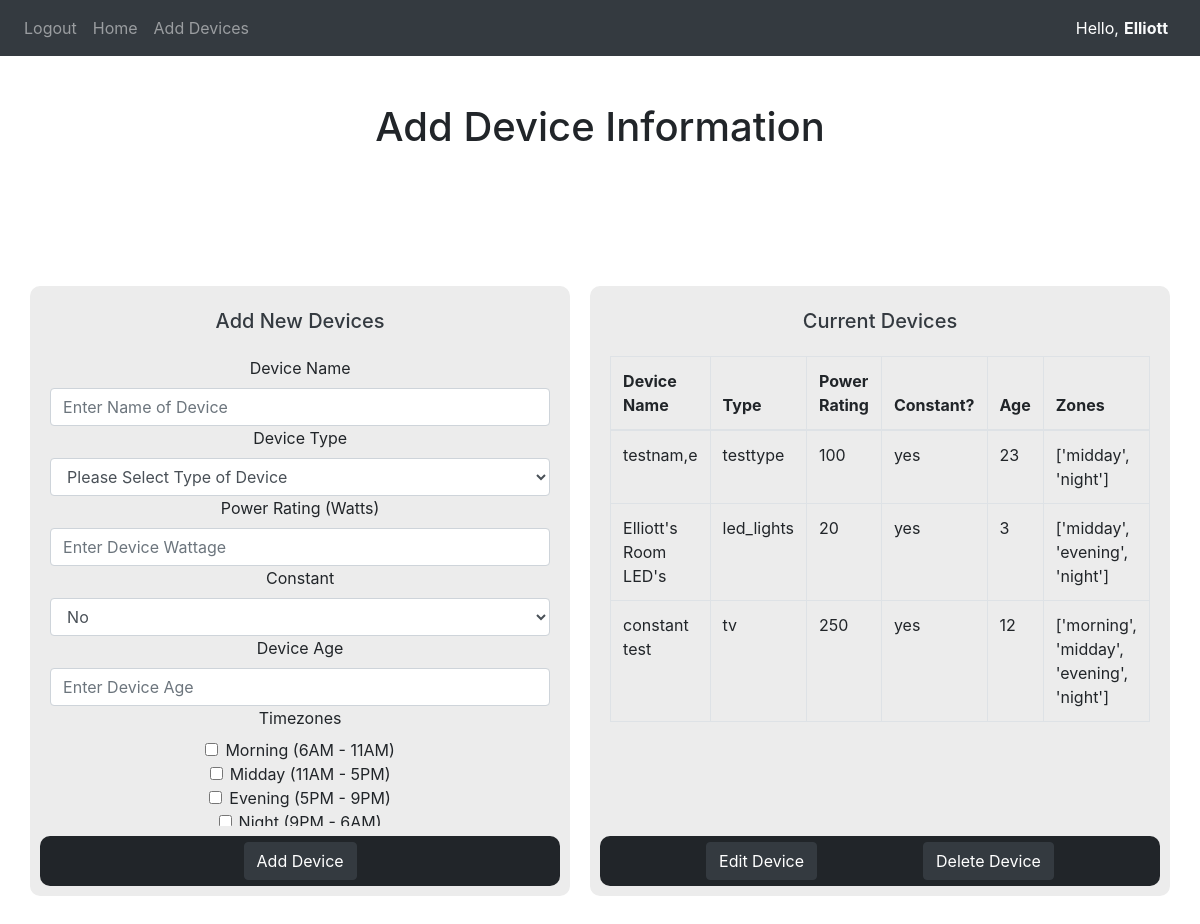
The app's page /getUserData (signed in) with its own data.
### website/models.py (models this page shows)
class User(db.Model, UserMixin):
    id = db.Column(db.Integer, primary_key=True)
    email = db.Column(db.String(150), unique=True)
    password = db.Column(db.String(500))
    firstName = db.Column(db.String(150))
    csv_data = db.relationship('CSVData', uselist=False, backref='user')
    devices = db.relationship('Device', backref='user')

class Device(db.Model):
    id = db.Column(db.Integer, primary_key=True)
    user_id = db.Column(db.Integer, db.ForeignKey('user.id'))
    deviceName = db.Column(db.String(150))
    deviceType = db.Column(db.String(50))
    powerRating = db.Column(db.Integer)
    constantDevice = db.Column(db.String(10))
    deviceAge = db.Column(db.Integer)
    timeZones = db.Column(db.JSON)

### website/views.py (the view)
@views.route('/getUserData')
@login_required
def getUserData():
    devices = current_user.devices
    return render_template("getUserData.html", devices=devices) #pass in devies to load any existing devices from user

### website/templates/getUserData.html (shortened to what this page needs)
{% extends "base.html"%}
{%block content %}
<div class="header-container">
    <h1 class="page-header">Add Device Information</h1>
</div>
<div class="flex-tile-con">
    <div class="tile" style="flex: 1;">
        <h2 class="tile-title text-dark">Add New Devices</h2>
        <div class="tile-content" style="flex-direction: column;">
            <form method="POST" action="/add-device" style="width: 500px; overflow-y: scroll;" align="center" id="add_form">
                <div class="form-group">
                    <label for="deviceName">Device Name</label>
                    <input type="text" class="form-control" id="deviceName" name="deviceName" placeholder="Enter Name of Device">
                    <label for="deviceType">Device Type</label>
                    <select class="form-control" id="deviceType" name="deviceType" placeholder="Please Select Type of Device">
                        <option value="" disabled selected hidden>Please Select Type of Device</option>
                    </select>
                    <label for="powerRating">Power Rating (Watts)</label>
                    <input type="number" class="form-control" id="powerRating" name="powerRating" placeholder="Enter Device Wattage">
                    <label for="deviceConstant">Constant</label>
                    <select name="deviceConstant" id="deviceConstant" class="form-control" placeholder="Is This Device Constantly In Use?">
                        <option value="no" id="noContsant">No</option>
                    </select>
                    <label for="deviceAge">Device Age</label>
                    <input type="number" class="form-control" id="deviceAge" name="deviceAge" placeholder="Enter Device Age">
                    <label for="deviceTimezone">Timezones</label>
                    <div class="form-check">
                        <input class="form-check-input" type="checkbox" name="deviceTimezone" id="morningZone" value="morning"></input>
                        <label class="form-check-label" for="morningZone">Morning (6AM - 11AM)</label>
                    </div>
                    <div class="form-check">
                        <input class="form-check-input" type="checkbox" name="deviceTimezone" id="middayZone" value="midday"></input>
                        <label class="form-check-label" for="middayZone">Midday (11AM - 5PM)</label>
                    </div>
                    <div class="form-check">
                        <input class="form-check-input" type="checkbox" name="deviceTimezone" id="eveningZone" value="evening"></input>
                        <label class="form-check-label" for="eveningZone">Evening (5PM - 9PM)</label>
                    </div>
                    <div class="form-check">
                        <input class="form-check-input" type="checkbox" name="deviceTimezone" id="nightZone" value="night"></input>
                        <label class="form-check-label" for="nightZone">Night (9PM - 6AM)</label>
                    </div>
                    <br />
                </div>
            </form>
        </div>
        <div class="tile-bottom">
            <div class="tile-bottom-container" style="display: flex; justify-content: space-evenly; width: 100%;">
                <button class="btn btn-dark" id="add_device_button">Add Device</button>
            </div>
        </div>
    </div>
    <div class="tile" style="flex: 1;">
        <h2 class="tile-title text-dark">Current Devices</h2>
        <div class="tile-content" style="flex-direction: column;">
            <div class="scrollable-table" style="height: 475px; width: 100%;">
                <table class="table table-bordered">
                    <thead>
                        <tr>
                            <th>Device Name</th>
                            <th>Type</th>
                            <th>Power Rating</th>
                            <th>Constant?</th>
                            <th>Age</th>
                            <th>Zones</th>
                        </tr>
                    </thead>
                    <tbody>
                        {% for device in devices %}
                        <tr>
                            <td>{{ device.deviceName }}</td>
                            <td>{{ device.deviceType }}</td>
                            <td>{{ device.powerRating }}</td>
                            <td>{{ device.constantDevice }}</td>
                            <td>{{ device.deviceAge }}</td>
                            <td>{{ device.timeZones }}</td>
                        </tr>
                        {% else %}
                        <tr>
                            <td colspan="3">No devices added yet.</td>
                        </tr>
                        {% endfor %}
                    </tbody>
                </table>
            </div>
        </div>
        <div class="tile-bottom">
            <div class="tile-bottom-container" style="display: flex; justify-content: space-evenly; width: 100%;">
                <button class="btn btn-dark">Edit Device</button>
                <button class="btn btn-dark">Delete Device</button>
            </div>
        </div>
    </div>
</div>
{% endblock %}

### website/templates/base.html (shortened to what this page needs)
<!DOCTYPE html>
<html>
    <head>
      <link rel="stylesheet" href="https://stackpath.bootstrapcdn.com/bootstrap/4.4.1/css/bootstrap.min.css"/>
      <link rel="stylesheet" href="https://stackpath.bootstrapcdn.com/font-awesome/4.7.0/css/font-awesome.min.css"/>
      <link rel="stylesheet" href="{{ url_for('static', filename='css/general.css') }}">
    </head>
    <body>
      <nav class="navbar navbar-expand-lg navbar-dark bg-dark">
          <div class="collapse navbar-collapse" id="navbar">
            <div class="navbar-nav">
              {% if current_user.is_authenticated %}
                <a class="nav-item nav-link" id="logout" href="/logout">Logout</a>
                <a class="nav-item nav-link" id="home" href="/">Home</a>
                <a class="nav-item nav-link" id="getUserData" href="/getUserData">Add Devices</a>
              {% else %}
                <a class="nav-item nav-link" id="login" href="/login">Login</a>
                <a class="nav-item nav-link" id="signUp" href="/sign-up">Sign Up</a>
              {% endif %}
            </div>
          </div>
          <div class="navbar-user" style="display: flex; flex-direction: row;">
            <a class="nav-item nav-link" style="color: white; padding-right: 0px!important;">Hello,</a>
          {% if current_user.is_authenticated %}
            <a class="nav-item nav-link text-light" style="color: var(--dynamic-color); padding-left: 5px!important; font-weight: bold;" >{{ current_user.firstName }}</a>
          </div>
          {% else %}
            <a class="nav-item nav-link" style="color: white; padding-left: 5px!important;" >You!</a>
            </div>
          {% endif %}
        </nav>
          {% block content %}
          {% endblock %}
    </body>
</html>

### website/static/css/general.css (style rules this page uses)
:root { --dynamic-color: white; }
.scrollable-table { overflow-y: auto; height: 500px; }
.header-container { display: flex; justify-content: center; align-items: center; height: 50px; margin-top: 50px; }
.flex-tile-con { display: flex; justify-content: center; align-items: center; width: 100%; height: 80vh; padding: 0 50px 0 50px; }
.tile { display: block; margin: 0 10px 0 10px; padding: 10px; height: 610px; background-color: rgb(236, 236, 236); border-radius: 10px; }
.tile-title { display: flex; margin: 0; justify-content: center; align-items: center; height: 50px; font-size: 20px; overflow: hidden; }
.tile-content { display: flex; padding: 10px; height: 490px; align-items: center; }
.tile-bottom { display: flex; background-color: #212529; justify-content: center; align-items: center; height: 50px; border-radius: 10px; }

### records on screen
User: firstName "Elliott"
Device: deviceName "testnam,e", deviceType "testtype", powerRating "100", constantDevice "yes", deviceAge "23", timeZones "['midday', 'night']"
Device: deviceName "Elliott's Room LED's", deviceType "led_lights", powerRating "20", constantDevice "yes", deviceAge "3", timeZones "['midday', 'evening', 'night']"
Device: deviceName "constant test", deviceType "tv", powerRating "250", constantDevice "yes", deviceAge "12", timeZones "['morning', 'midday', 'evening', 'night']"
